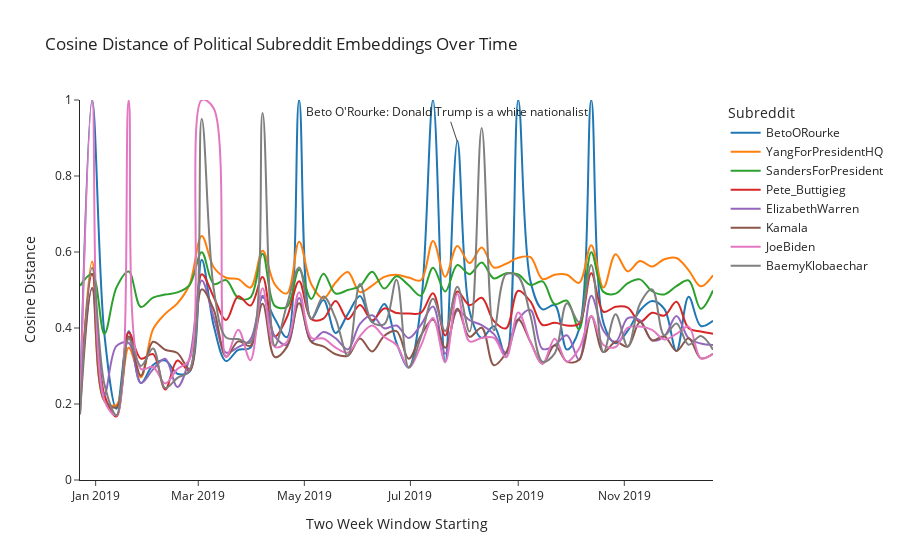

The notebook cell this image was saved under:
### Code cell
args = {
    "x": "week",
    "y": "avg_dist",
    "color": "subreddit",
    "line_shape": "spline",
    "title":  "Cosine Distance of Political Subreddit Embeddings Over Time",
    "template": "simple_white",
    "labels": {"avg_dist": "Cosine Distance", "week": "Two Week Window Starting", "subreddit": "Subreddit"},
    "range_y": [0,1]
}

fig = px.line(embedding,**args)
fig.update_layout(
    annotations=[
        dict(
            x="2019-07-28",
            y=0.89,
            text="Beto O'Rourke: Donald Trump is a white nationalist",
        )
    ]
)

fig.write_html("visualizations/temporal/{}_cos_dist_over_time.html".format(TIME_FRAME))
fig.show()
